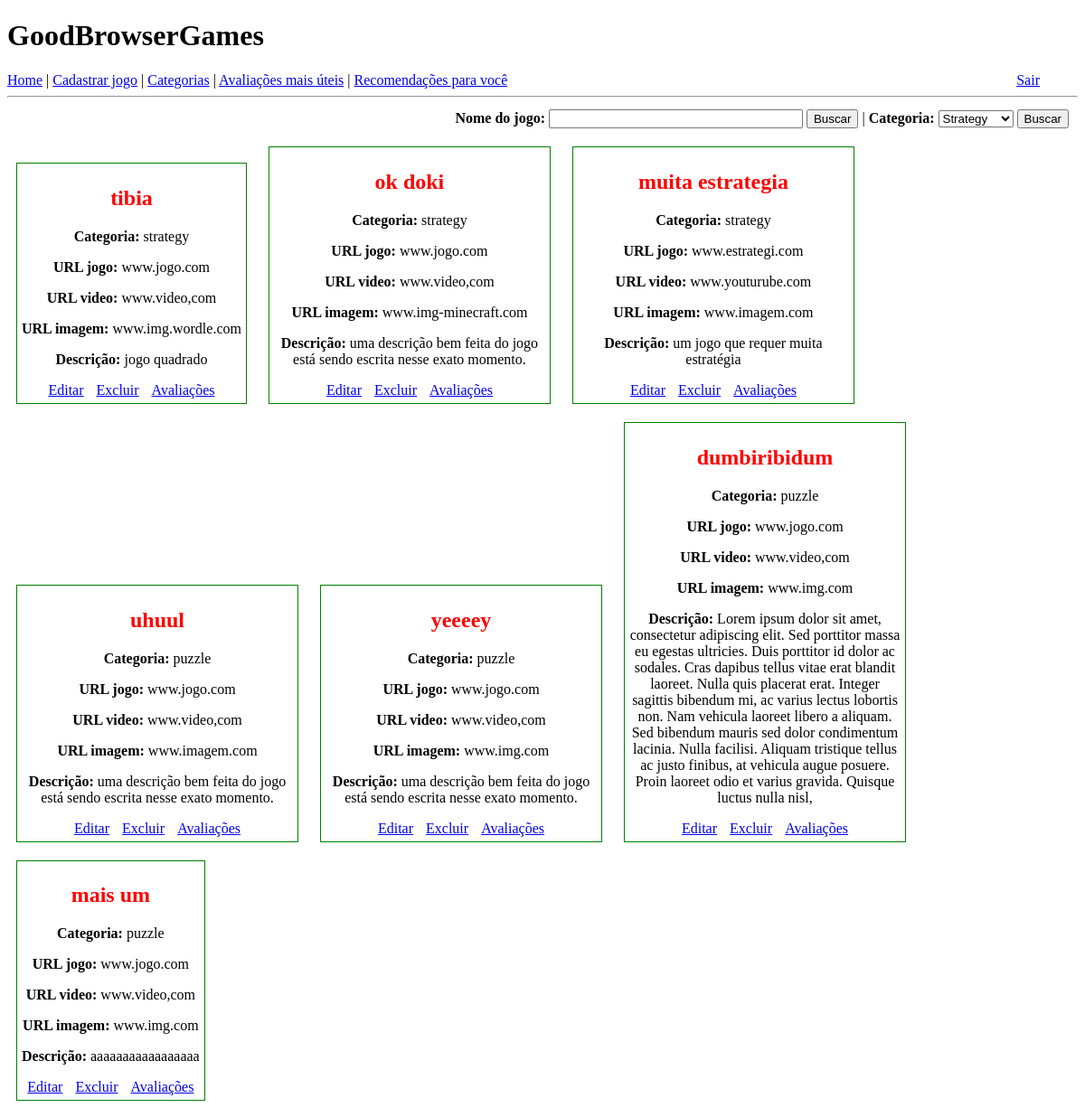
Before: /index (signed in) with the older database file.
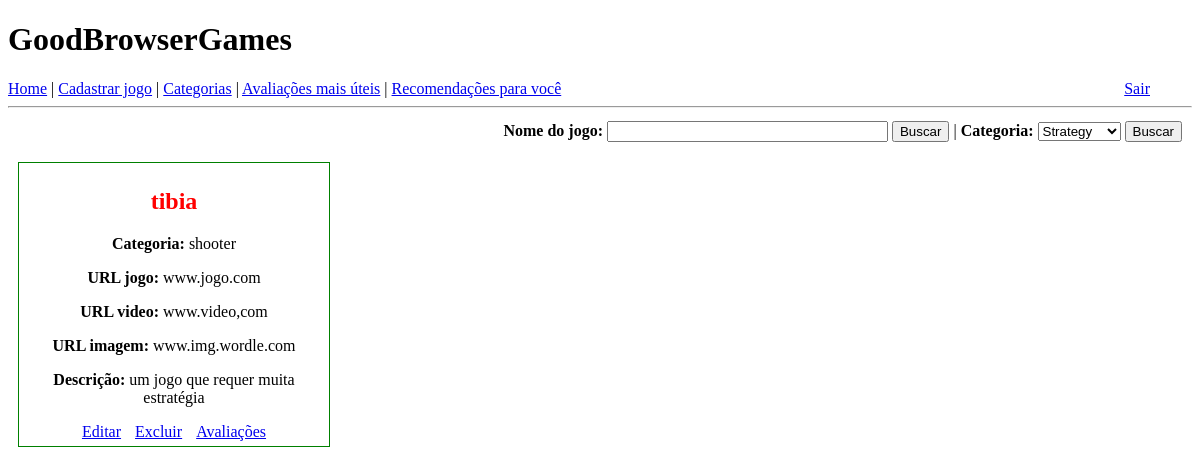
After: the same page with the newer database file.
### app/models.py (models this page shows)
class Jogo(db.Model):
    id = db.Column(db.Integer, primary_key=True)
    nome = db.Column(db.String(128), index=True, )
    categoria = db.Column(db.String(64), index=True)
    url_jogo = db.Column(db.String, index=True)
    url_video = db.Column(db.String, index=True)
    url_imagem = db.Column(db.String, index=True)
    descricao = db.Column(db.String, index=True)

### app/routes.py (the view, shortened to what this page needs)
@app.route("/", methods=["GET", "POST"])
@app.route("/index", methods=["GET", "POST"])
@login_required
def index():
    jogos = Jogo.query.all()
    form_nome = FiltrarPorNomeForm()
    form_cat = FiltrarPorCategoriaForm()
    return render_template("index.html", form_nome=form_nome, form_cat=form_cat, jogos=jogos)

### app/forms.py
class FiltrarPorNomeForm(FlaskForm):
    nome = StringField("Nome do jogo")
    submit = SubmitField("Buscar")

class FiltrarPorCategoriaForm(FlaskForm):
    opcoes_de_categorias = [
        ("strategy", "Strategy"),
        ("shooter", "Shooter"),
        ("puzzle", "Puzzle"),
        ("arcade", "Arcade"),
        ("rpg", "RPG"),
        ("sports", "Sports"),
        ("action", "Action"),
        ("adventure", "Adventure"),
    ]
    try:
        categorias = list(Categoria.query.all())
    except:
        categorias = None
    if categorias:
        for cat in categorias:
            opcoes_de_categorias.append((cat.nome, cat.nome.capitalize()))
    categoria = SelectField("Categoria", choices=opcoes_de_categorias)
    submit = SubmitField("Buscar")

### app/models.py (called while the page is built)
@login.user_loader
def load_user(id):
    return User.query.get(int(id))

### app/templates/index.html (shortened to what this page needs)
{% extends "base.html" %}
{% block content %}
    <div id="container">
        <div id="form">
            <form action="" method="post" novalidate>
                <span>
                    <b>{{ form_nome.nome.label }}:</b>
                    {{ form_nome.nome(size=32) }}
                </span>
                <span>  {{ form_cat.submit() }}</span>
                 |
                <span>
                    <b>{{ form_cat.categoria.label }}:</b>
                    {{ form_cat.categoria }}
                </span>
                <span>  {{ form_cat.submit() }}</span>
            </form>
        </div>
        {% for jogo in jogos %}
        <div class="jogo">
            <h2>{{ jogo.nome }}</h2>
            <p><b>Categoria:</b> {{ jogo.categoria }}</p>
            <p><b>URL jogo:</b> {{ jogo.url_jogo }}</p>
            <p><b>URL video:</b> {{ jogo.url_video }}</p>
            <p><b>URL imagem:</b> {{ jogo.url_imagem }}</p>
            <p><b>Descrição:</b> {{ jogo.descricao }}</p>
            <p class="botoes"><a href="/editar-jogo/{{jogo.id}}">Editar</a></p>
            <p class="botoes"><a href="/delete-jogo/{{jogo.id}}">Excluir</a></p>
            <p class="botoes"><a href="/listar-avaliacoes/{{jogo.id}}">Avaliações</a></p>
        </div>
        {% endfor %}
    </div>
{% endblock %}

### app/templates/base.html (shortened to what this page needs)
<!DOCTYPE html>
<html>
    <head>
    </head>
    <body>
        <h1>GoodBrowserGames</h1>
        <div>
            <a href="{{ url_for('index') }}">Home</a> |
            <a href="{{ url_for('cadastrar_jogo') }}">Cadastrar jogo</a> |
            <a href="{{ url_for('listar_categorias') }}">Categorias</a> |
            <a href="{{ url_for('avaliacoes_mais_uteis') }}">Avaliações mais úteis</a> |
            <a href="{{ url_for('recomendacoes') }}">Recomendações para você</a>
            <span style="position: absolute; right: 50px;">
                {% if current_user.is_anonymous %}
                <a href="{{ url_for('login') }}">Entrar</a>
                {% else %}
                <a href="{{ url_for('logout') }}">Sair</a>
                {% endif %}
            </span>
        </div>
        <hr>
        {% block content %}{% endblock %}
    </body>
</html>

### app/templates/index.html (style rules this page uses)
.jogo { border: 1px solid green; display: inline-block; max-width: 300px; margin: 10px; padding: 5px; text-align: center; }
.jogo h2 { color: red; }
.botoes { display: inline; width: 48%; margin: 5px; }
#form { text-align: right; margin: 5px; padding: 5px; }

Changed rows visible on the page:
removed Jogo: nome "ok doki", categoria "strategy", url_jogo "www.jogo.com", url_video "www.video,com", url_imagem "www.img-minecraft.com", descricao "uma descrição bem feita do jogo está sendo escrita nesse exato momento."
removed Jogo: nome "muita estrategia", categoria "strategy", url_jogo "www.estrategi.com", url_video "www.youturube.com", url_imagem "www.imagem.com", descricao "um jogo que requer muita estratégia"
removed Jogo: nome "uhuul", categoria "puzzle", url_jogo "www.jogo.com", url_video "www.video,com", url_imagem "www.imagem.com", descricao "uma descrição bem feita do jogo está sendo escrita nesse exato momento."
removed Jogo: nome "yeeeey", categoria "puzzle", url_jogo "www.jogo.com", url_video "www.video,com", url_imagem "www.img.com", descricao "uma descrição bem feita do jogo está sendo escrita nesse exato momento."
removed Jogo: nome "dumbiribidum", categoria "puzzle", url_jogo "www.jogo.com", url_video "www.video,com", url_imagem "www.img.com", descricao "Lorem ipsum dolor sit amet, consectetur adipiscing elit. Sed porttitor massa eu egestas ultricies. Duis porttitor id dolor ac sodales. Cras dapibus tellus vitae erat blandit laoreet. Nulla quis placerat erat. Integer sagittis bibendum mi, ac varius lectus lobortis non. Nam vehicula laoreet libero a aliquam. Sed bibendum mauris sed dolor condimentum lacinia. Nulla facilisi. Aliquam tristique tellus ac justo finibus, at vehicula augue posuere. Proin laoreet odio et varius gravida. Quisque luctus nulla nisl,"
removed Jogo: nome "mais um", categoria "puzzle", url_jogo "www.jogo.com", url_video "www.video,com", url_imagem "www.img.com", descricao "aaaaaaaaaaaaaaaaa"
changed Jogo "tibia": categoria "strategy" → "shooter"; descricao "jogo quadrado" → "um jogo que requer muita estratégia"
